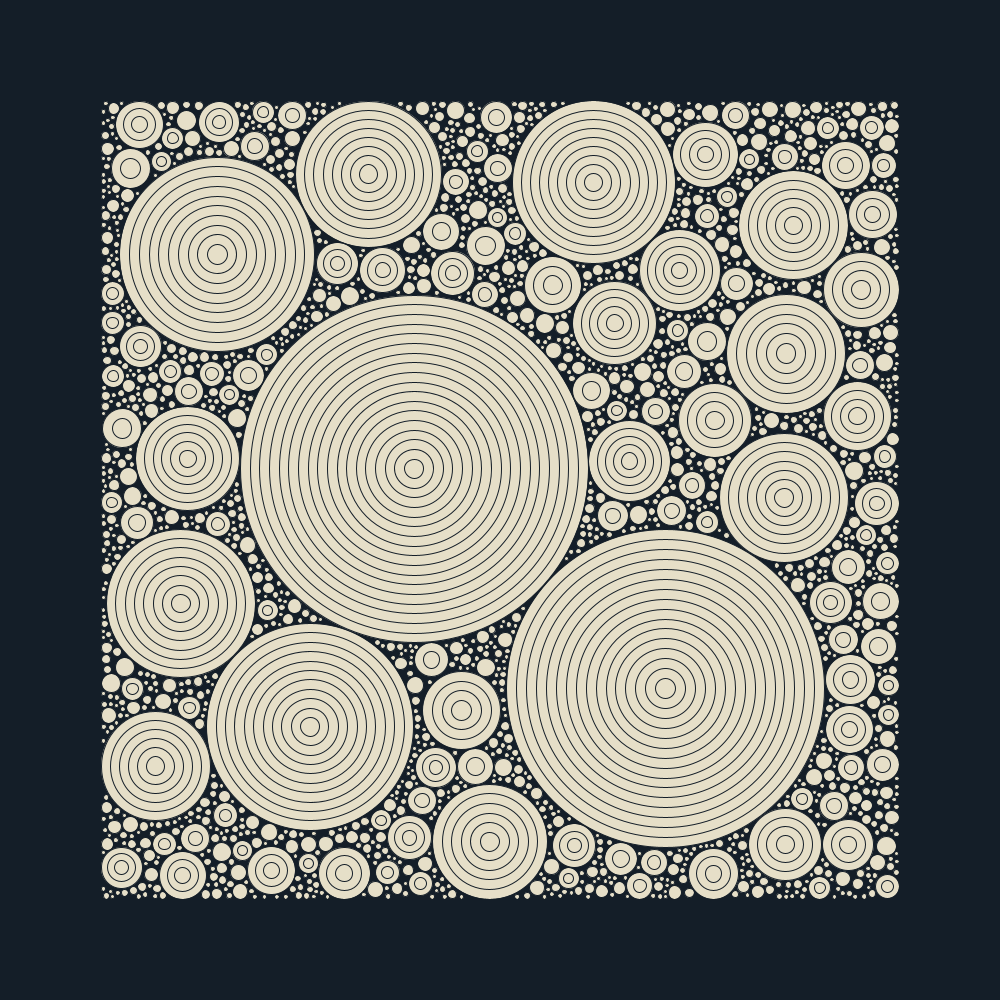
Frame 1 (no input)
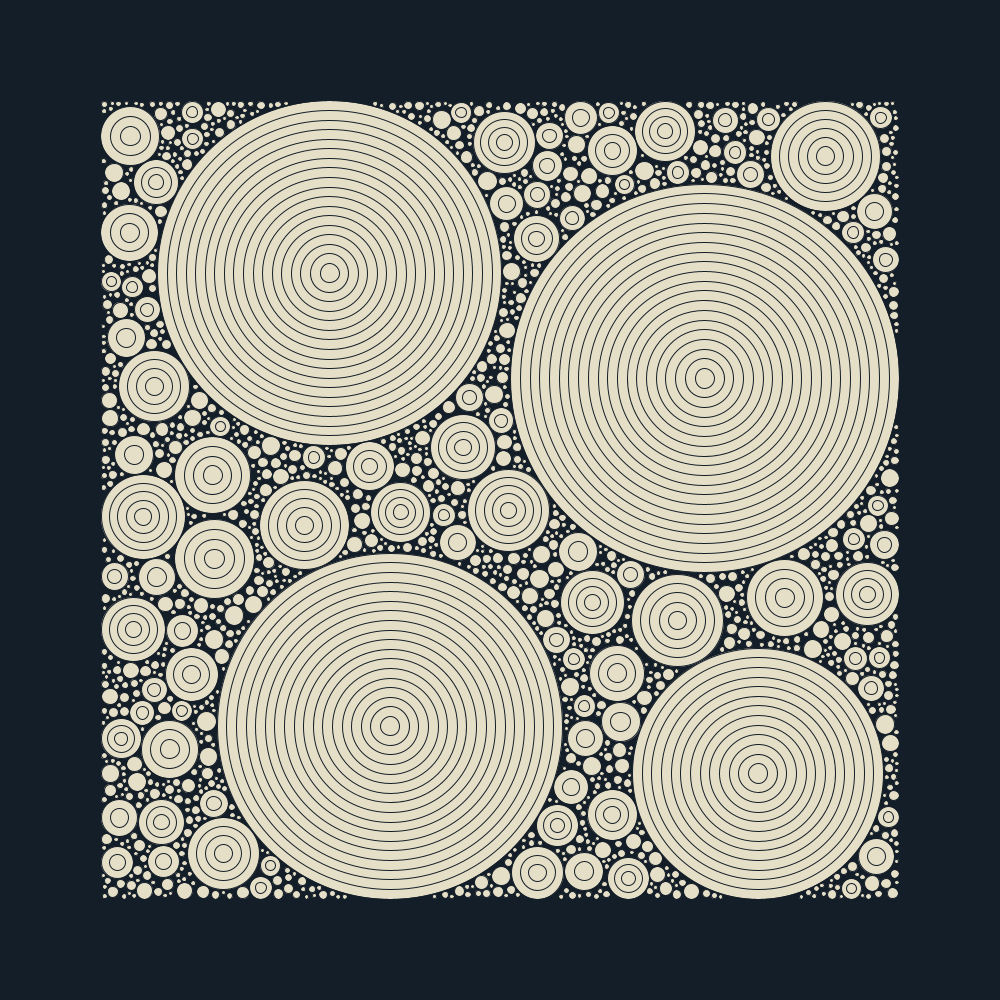
Frame 2 (the mouse pressed at the canvas centre, redrawn once)

The Processing sketch that drew these frames (run headless with seeded random() and noise(); the mouse was pressed at the canvas centre and the sketch redrawn once):

// Processing sketch: day12
// ── day12.pde
void setup() {
	size(1000, 1000);
	noLoop();
}

void draw() {
	ArrayList<Circle> circles = new ArrayList<Circle>();
	Circle c;
	float x, y, min, d, t;

	background(20, 30, 40);
	stroke(20, 30, 40);
	fill(230, 223, 200);

	for (int i = 0; i < 300000; i++) {
		x = random(800);
		y = random(800);

		min = min(min(x, 800 - x), min(y, 800 - y));

		d = 0;

		for (Circle cc : circles) {
			d = cc.distance(x, y);
			if (d < 0) break;
			min = (min < d) ? min : d;
		}

		if (d < 0) continue;
		if (min < 3 || min > 200) continue;

		c = new Circle(x, y, min - 1);
		circles.add(c);
		c.draw();
	}
	
	save("day12.png");
}

class Circle
{
	float x, y, r;

	Circle(float x, float y, float r) {
		this.x = x;
		this.y = y;
		this.r = r;
	}

	void draw() {
		int d = floor(this.r / 10) + 1;
		for(int i = d; i > 0; i--)
			circle(100 + this.x, 100 + this.y, 2 * i * this.r/d);
	}

	float distance(float x, float y) {
		return sqrt(sq(this.x - x) + sq(this.y - y)) - this.r;
	}
}
